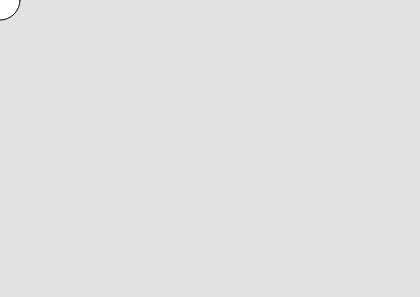
Frame 1 (no input)
Frame 60 (no input): identical to frame 1, image omitted
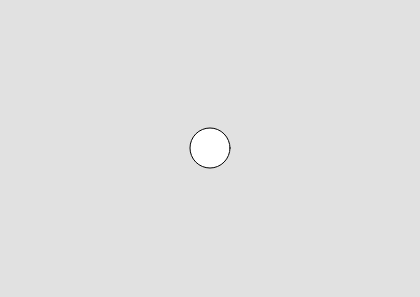
Frame 120 (the mouse pressed at the canvas centre since frame 60)

The p5.js sketch that drew these frames (run headless with seeded random() and noise() and a simulated clock; from frame 60 on, the mouse is pressed at the canvas centre):

// p5.js sketch
// ── sketch.js
function setup() {
  createCanvas(420, 297);
  background('white');
}

function draw() {
  background(225);
  circle(mouseX, mouseY, 40);
}
